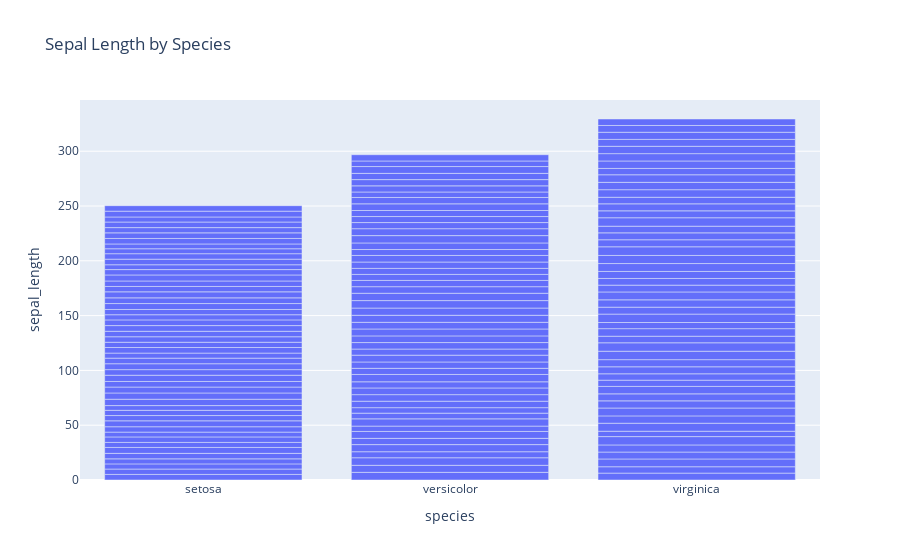

Notebook code cell kept with this figure:
### Code cell
# Create bar chart with species on the x-axis and sepal length on the y-axis.
fig = px.bar(df,x='species',y='sepal_length',title='Sepal Length by Species')
fig.show()

### Figure 1 — Plotly figure (JSON) as saved in the notebook; plotly's stock layout.template omitted (floating-point values rounded to 4 significant figures; data arrays with more than 128 entries replaced by an {"elided": "..."} marker saying what was removed)
{"data": [{"alignmentgroup": "True", "hovertemplate": "species=%{x}<br>sepal_length=%{y}<extra></extra>", "legendgroup": "", "marker": {"color": "#636efa", "pattern": {"shape": ""}}, "name": "", "offsetgroup": "", "orientation": "v", "showlegend": false, "textposition": "auto", "type": "bar", "x": {"elided": "150 str values"}, "xaxis": "x", "y": {"elided": "150 float values"}, "yaxis": "y"}], "layout": {"autosize": true, "barmode": "relative", "legend": {"tracegroupgap": 0}, "title": {"text": "Sepal Length by Species"}, "xaxis": {"anchor": "y", "autorange": true, "domain": [0, 1], "range": [-0.5, 2.5], "title": {"text": "species"}, "type": "category"}, "yaxis": {"anchor": "x", "autorange": true, "domain": [0, 1], "range": [0, 346.7], "title": {"text": "sepal_length"}, "type": "linear"}}}
